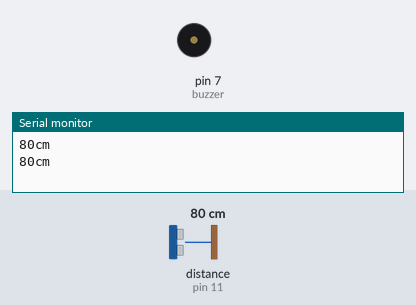
Bench run of a sketch on a simulated Arduino Uno, built with avr-gcc and run on an emulated ATmega328P. On the bench: buzzer (waves = sounding), the last lines printed to the serial monitor. Wiring (inferred from the names in the program): ultrasonic range finder: trigger pin 10; echo pin 11. Inputs (shaded band) come from the test bench; at power-on: distance to the obstacle (sensor on pin 11) 80 cm. The echo pulse lasts 58.3 µs per cm.

Above: at 1.8 s.
1.9 s: distance to the obstacle (sensor on pin 11) set to 64 cm
3.4 s: distance to the obstacle (sensor on pin 11) set to 56 cm
At 7.4 s:
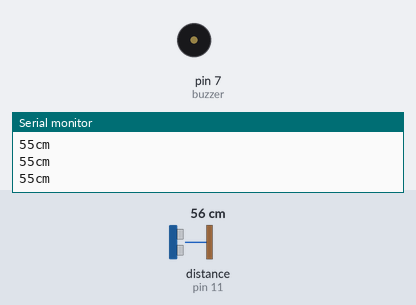
7.5 s: distance to the obstacle (sensor on pin 11) set to 120 cm
At 8.0 s:
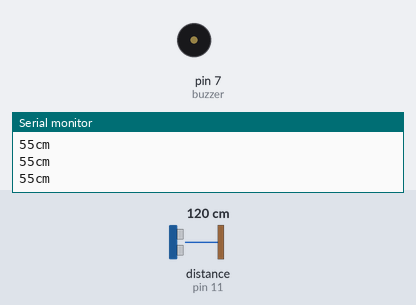
9.0 s: distance to the obstacle (sensor on pin 11) set to 2 cm
At 9.8 s:
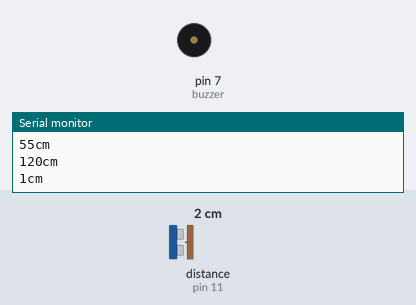
Timing chart, 0 to 13.6 s (numbered marks = the images above; inputs shaded):
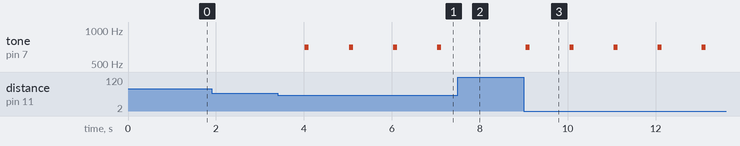

The sketch:

FHKOHD9IOVPNGI6.ino
```cpp
const int Trigger = 10;
const int Echo = 11;
int buzzer=7;

void setup() {
  Serial.begin(9600);
  pinMode(buzzer, OUTPUT);
}

void loop()
{
  long duration, cm;
  pinMode(Trigger, OUTPUT);
  digitalWrite(Trigger, LOW);
  delayMicroseconds(2);
  digitalWrite(Trigger, HIGH);
  delayMicroseconds(5);
  digitalWrite(Trigger, LOW);
  pinMode(Echo, INPUT);
  duration = pulseIn(Echo, HIGH);
  cm = microsecondsToCentimeters(duration);

  if(cm<=60)
  {
    tone(buzzer,700,90);
  }
  Serial.print(cm);
  Serial.print("cm");
  Serial.println();
  delay(1000);
}

long microsecondsToCentimeters(long microseconds)
{
  return microseconds / 29 / 2;
}
```

Measured:
- the behaviour switches between 61 and 60 cm on distance to the obstacle (sensor on pin 11) (found by bisection; images 0 and 1)
- after the input at 3.4 s, tone on pin 7 (buzzer): alternates 700 Hz for 0.09 s and silent for 0.91 s, starting after 0.62 s
- after the input at 7.5 s, tone on pin 7 (buzzer): stays silent (without the input it goes to 700 Hz after 0.54 s)
- after the input at 9.0 s, tone on pin 7 (buzzer): alternates 700 Hz for 0.09 s and silent for 0.91 s, starting at once
